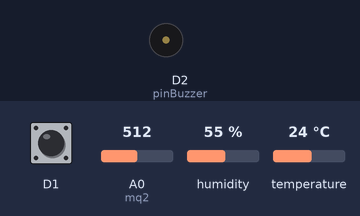
A sketch run on a simulated ESP8266 (NodeMCU). Parts: buzzer (waves = sounding, pin HIGH). The test bench sets the inputs (shaded band); at power-on: A0 (mq2) = 512, D1 HIGH, humidity 55 %, temperature 24 °C. WiFi joins after 1.5 s; servers stay silent unless stated; what the sketch prints to the serial monitor is not drawn.

Above: at 3.0 s.
3.1 s: A0 (mq2) set to 683
5.0 s: A0 (mq2) set to 716
At 7.0 s:
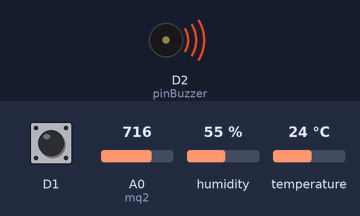
7.3 s: A0 (mq2) set to 690
At 9.0 s:
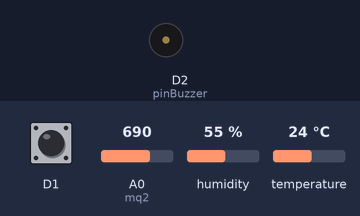
9.3 s: A0 (mq2) set to 710
At 10.6 s:
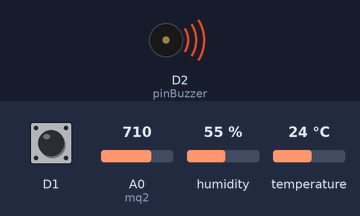
Timing chart, 0 to 12.3 s (numbered marks = the images above; inputs shaded):
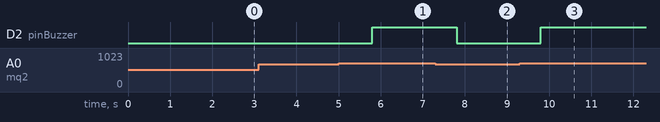

Measured:
- the behaviour switches between 700 and 701 on A0 (mq2) (found by bisection; images 0 and 1)
- after the input at 3.1 s, every drawn part: stays the same
- after the input at 5.0 s, D2 (pinBuzzer): LOW → HIGH after 0.80 s
- after the input at 7.3 s, D2 (pinBuzzer): HIGH → LOW after 0.50 s
- after the input at 9.3 s, D2 (pinBuzzer): LOW → HIGH after 0.50 s

The sketch:

Fire_Alarm_System_Blynk.ino
```cpp
#define BLYNK_PRINT Serial


#include <ESP8266WiFi.h>
#include <BlynkSimpleEsp8266.h>

const int pinBuzzer = D2;

char auth[] = "WFzD5xJVao7d6DaiLLZ848F9zGjAPmqU"; // Token Blynk

char ssid[] = "A50"; // Nama WiFi Yang Terhubung
char pass[] = "danang37"; // Password WiFi
int flag=0;
void notifyOnFire()
{
  int isButtonPressed = digitalRead(D1); // Sensor Api
  if (isButtonPressed==1 && flag==0)
  {
    Serial.println("Api Terdeteksi");
    Blynk.notify("Peringatan : Api Terdeteksi");
    flag=1;
  }
  else if (isButtonPressed==0)
  {
    flag=0;
  }
}

SimpleTimer timer;

int mq2 = A0;
int data = 0;


#include "DHT.h"
#define DHTPIN D6

#define DHTTYPE DHT11

DHT dht(DHTPIN, DHTTYPE);

void sendSensor()
{
 float h = dht.readHumidity();
  float t = dht.readTemperature();

   if (isnan(h) || isnan(t)){
    Serial.println(F("Pembacaan Sensor DHT Gagal!"));
    return;
  }
   Blynk.virtualWrite(V5, t);
   Blynk.virtualWrite(V6, h);
}

void setup()
{
pinMode(pinBuzzer, OUTPUT);
  // Debug console
  Serial.begin(9600);

  Blynk.begin(auth, ssid, pass);
  pinMode(D1,INPUT_PULLUP);
  timer.setInterval(1000L,notifyOnFire);

  timer.setInterval(1000L, getSendData);

  Serial.println(F("testing DHTxx!"));

  dht.begin();
  timer.setInterval(1000L, sendSensor);
}

void loop()
{
  Blynk.run();
  timer.run();

}
void getSendData(){
  data = analogRead(mq2);
  Blynk.virtualWrite(V1, data);

  if (data > 700)
  {
    Blynk.notify("Asap Terdeteksi");
    digitalWrite(pinBuzzer, HIGH);
  }
  else{
    digitalWrite(pinBuzzer, LOW);
  }
}
```
